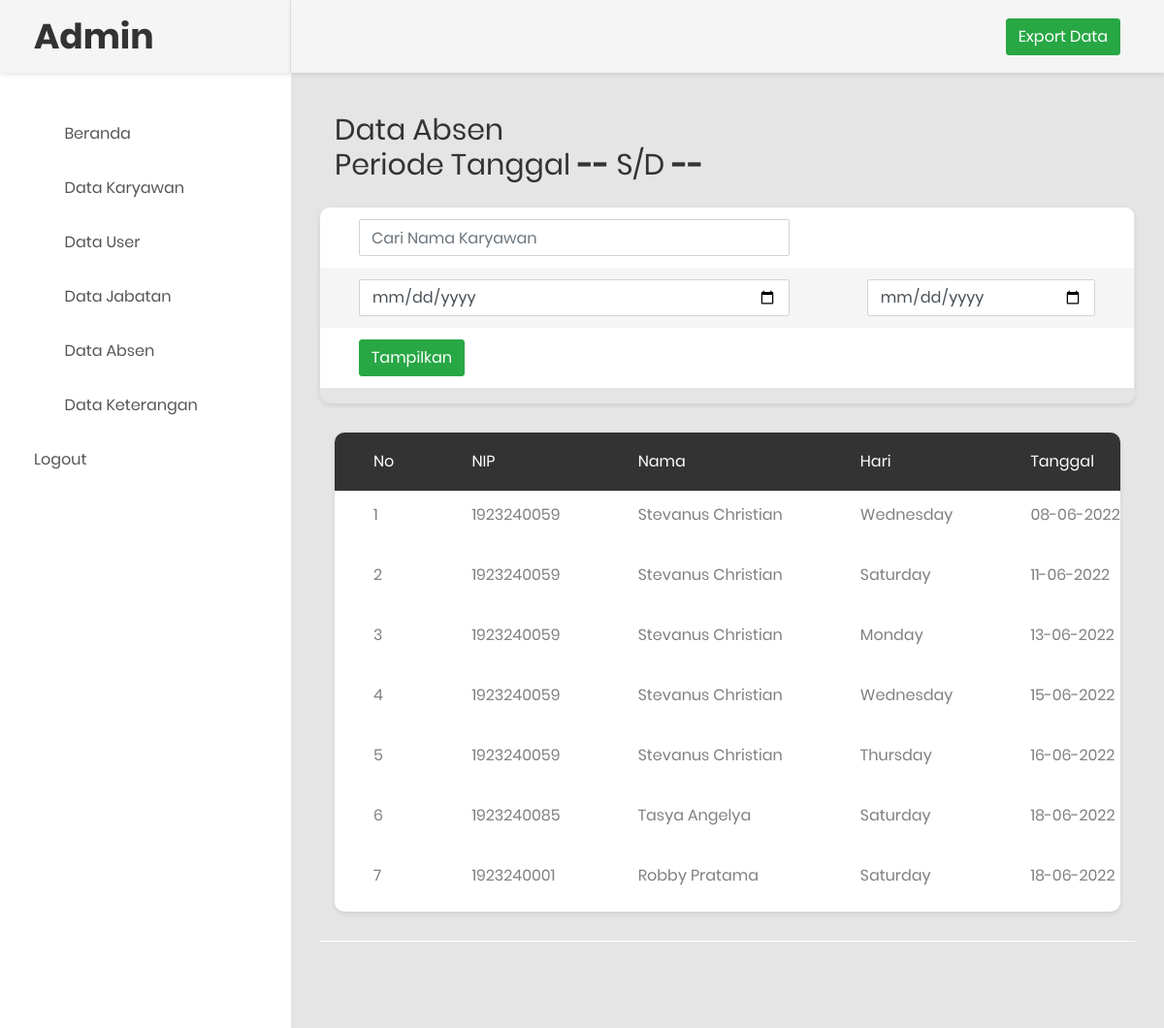
Screenshot of /data_absen.php (signed in) with the database file from the repository.
### tables this page shows
CREATE TABLE `tb_absen` (
  `id` int(11) NOT NULL,
  `id_karyawan` int(11) NOT NULL,
  `nama` varchar(255) NOT NULL,
  `hari` varchar(250) NOT NULL,
  `tanggal` varchar(250) NOT NULL,
  `waktu` varchar(255) NOT NULL,
  `status_absen` varchar(100) NOT NULL,
  `latitude` varchar(250) NOT NULL,
  `longitude` varchar(250) NOT NULL
);

### library.php (called while the page is built, shortened)
<?php
function IndonesiaTgl($tanggal){
	$tgl=substr($tanggal,8,2);
	$bln=substr($tanggal,5,2);
	$thn=substr($tanggal,0,4);
	$awal="$tgl-$bln-$thn";
	return $awal;
}
?>

### data_absen.php (the view, shortened to what this page needs)
<?php
include 'library.php';
 ?>
<!DOCTYPE html>
<html lang="en">
<head>
    <link rel="stylesheet" href="https://maxcdn.bootstrapcdn.com/bootstrap/4.5.2/css/bootstrap.min.css">
    <link rel="stylesheet" type="text/css" href="css/bootstrap.css" media="all">
    <link href="css/font-face.css" rel="stylesheet" media="all">
    <link href="vendor/font-awesome-4.7/css/font-awesome.min.css" rel="stylesheet" media="all">
    <link href="vendor/font-awesome-5/css/fontawesome-all.min.css" rel="stylesheet" media="all">
    <link href="vendor/mdi-font/css/material-design-iconic-font.min.css" rel="stylesheet" media="all">
    <link href="vendor/bootstrap-4.1/bootstrap.min.css" rel="stylesheet" media="all">
    <link href="vendor/animsition/animsition.min.css" rel="stylesheet" media="all">
    <link href="vendor/bootstrap-progressbar/bootstrap-progressbar-3.3.4.min.css" rel="stylesheet" media="all">
    <link href="vendor/wow/animate.css" rel="stylesheet" media="all">
    <link href="vendor/css-hamburgers/hamburgers.min.css" rel="stylesheet" media="all">
    <link href="vendor/slick/slick.css" rel="stylesheet" media="all">
    <link href="vendor/select2/select2.min.css" rel="stylesheet" media="all">
    <link href="vendor/perfect-scrollbar/perfect-scrollbar.css" rel="stylesheet" media="all">
    <link href="css/theme.css" rel="stylesheet" media="all">
</head>
<body class="animsition">
    <div class="page-wrapper">
        <aside class="menu-sidebar d-none d-lg-block">
            <div class="logo">
                <a href="#">
                    <h1>Admin</h1>
                </a>
            </div>
            <div class="menu-sidebar__content js-scrollbar1">
                <nav class="navbar-sidebar">
                    <ul class="list-unstyled navbar__list">
                        <li>
                            <a class="js-arrow" href="admin.php">
                                <i class="fas fa-tachometer-alt"></i>Beranda</a>
                        </li>
                        <li>
                            <a href="datakaryawan.php">
                                <i class="fas fa-chart-bar"></i>Data Karyawan</a>
                        </li>
                        <li>
                            <a href="datauser.php">
                                <i class="fas fa-table"></i>Data User</a>
                        </li>
                        <li>
                            <a href="datajabatan.php">
                                <i class="far fa-check-square"></i>Data Jabatan</a>
                        </li>
                        <li class="data_absen.php">
                            <a href="data_absen.php">
                                <i class="fas fa-calendar-alt"></i>Data Absen</a>
                        </li>
                          <li>
                            <a href="data_keterangan.php">
                                <i class="fas fa-table"></i>Data Keterangan
                            </a>
                        </li>
                        <li>
                            <a href="logout.php">Logout</a>
                        </li>
                    </ul>
                </nav>
            </div>
        </aside>
        <?php
        $tglAwal = "";
        $tglAkhir = "";
        $carinama = "";
        if($_POST['carinama']!='' && $_POST['txtTglAwal']!='' && $_POST['txtTglAkhir']!='') {
            $carinama = $_POST['carinama'];
            $tglAwal = $_POST['txtTglAwal'];
            $tglAkhir = $_POST['txtTglAkhir'];
            $sql = "SELECT * FROM tb_absen WHERE nama LIKE '%$carinama%' AND date_format(str_to_date(tanggal, '%d-%m-%Y'), '%Y-%m-%d') BETWEEN '".$tglAwal."' AND '".$tglAkhir."'";
        }
        elseif ($_POST['txtTglAwal']!='' && $_POST['txtTglAkhir']!='') {
            $tglAwal = $_POST['txtTglAwal'];
            $tglAkhir = $_POST['txtTglAkhir'];
            $sql = "SELECT * FROM tb_absen WHERE date_format(str_to_date(tanggal, '%d-%m-%Y'), '%Y-%m-%d') BETWEEN '".$tglAwal."' AND '".$tglAkhir."'";
        }
        elseif ($_POST['carinama']!='') {
            $carinama = $_POST['carinama'];
            $sql = "SELECT * FROM tb_absen WHERE nama LIKE '%$carinama%'";
        }
        else{
            $sql = "SELECT * FROM tb_absen";
        }
        ?>
        <div class="page-container">
            <header class="header-desktop">
                <div class="section__content section__content--p30">
                    <div class="container-fluid">
                        <div class="header-wrap">
                            <a href="export_excel.php"><button class="btn btn-success" target="_blank">Export Data</button></a>
                        </div>
                    </div>
                </div>
            </header>
            <div class="main-content">
                <div class="section__content section__content--p30">
                    <div class="container-fluid">
                    <div class="row">
                            <div class="col-md-12">
                                <div class="overview-wrap">
                                <h2 class="title-1" style="text-align: center;">Data Absen <b><?php echo ($carinama); ?></b></h2>
                                </div>
                                <div class="overview-wrap">
                                <h2 class="title-1" style="text-align: center;">Periode Tanggal <b><?php echo IndonesiaTgl($tglAwal); ?></b> s/d <b><?php echo IndonesiaTgl($tglAkhir); ?></b></h2>
                                </div>
                            </div>
                        </div>
                        <br>
                        <div class="row">
                           <div class="table-responsive table--no-card m-b-30">
                            <form action="data_absen.php" method="post">
                                <div class="form-group">
                                <table class="table table-borderless table-striped table-earning" >
                                        <tbody>
                                            <tr>
                                                <td><input autocomplete="off" class="form-control" type="text" name="carinama" placeholder="Cari Nama Karyawan" /></td>
                                                <td></td>
                                            </tr>
                                            <tr>
                                                <td><input name="txtTglAwal" type="date" class="form-control" value="<?php echo $awalTgl; ?>"></td>
                                                <td><input name="txtTglAkhir" type="date" class="form-control" value="<?php echo $akhirTgl; ?>"></td>
                                            </tr>
                                            <tr>
                                                <td><button type="submit" name="btnTampil" class="btn btn-success center-block">Tampilkan</button></td>
                                                <td></td>
                                            </tr>
                                      </tbody>
                                    </table>
                                        </div>
                            </form>
                                </div>
                        </div>
                                <div class="table-responsive table--no-card m-b-30">
                                    <table class="table table-borderless table-striped table-earning">
                                        <thead>
                                            <tr>
                                                <th>No</th>
                                                <th>NIP</th>
                                                <th>Nama</th>
                                                <th>Hari</th>
                                                <th>Tanggal</th>
                                            </tr>
                                        </thead>
                                        <?php
                                            include 'koneksi.php';
                                            $query = mysqli_query($koneksi, $sql);
                                            $no = 1;
                                            while ($row = mysqli_fetch_array($query)) {
                                         ?>
                                        <tbody>
                                            <tr>
                                                <td><?php echo $no ?></td>
                                                <td><?php echo $row['id_karyawan']; ?></td>
                                                <td><?php echo $row ['nama']; ?></td>
                                                <td><?php echo $row['hari']; ?></td>
                                                <td><?php echo $row['tanggal']; ?></td>
                                            </tr>
                                           <?php
                                           $no++;
                                       }
                                            ?>
                                        </tbody>
                                    </table>
                                </div>
                            </div>
            <table class="table table-borderless table-striped table-earning" >
                                        <tbody>
                                            <tr>
                                                <td>
                                                    <a href="cetak.php?awal=<?php echo $tglAwal; ?>&&akhir=<?php echo $tglAkhir; ?>&&cari=<?php echo $carinama; ?>" target="_blank" class="btn btn-primary">Cetak Laporan</a>
                                                </td>
                                            </tr>
                                      </tbody>
                                    </table>
                </div>
            </div>
        </div>
    </div>
</body>
</html>

### rows the page displays
tb_absen: id_karyawan "1923240059", nama "Stevanus Christian", hari "Wednesday", tanggal "08-06-2022"
tb_absen: id_karyawan "1923240059", nama "Stevanus Christian", hari "Saturday", tanggal "11-06-2022"
tb_absen: id_karyawan "1923240059", nama "Stevanus Christian", hari "Monday", tanggal "13-06-2022"
tb_absen: id_karyawan "1923240059", nama "Stevanus Christian", hari "Wednesday", tanggal "15-06-2022"
tb_absen: id_karyawan "1923240059", nama "Stevanus Christian", hari "Thursday", tanggal "16-06-2022"
tb_absen: id_karyawan "1923240085", nama "Tasya Angelya", hari "Saturday", tanggal "18-06-2022"
tb_absen: id_karyawan "1923240001", nama "Robby Pratama", hari "Saturday", tanggal "18-06-2022"

### other values shown
IndonesiaTgl($tglAwal) "--"
IndonesiaTgl($tglAkhir) "--"
